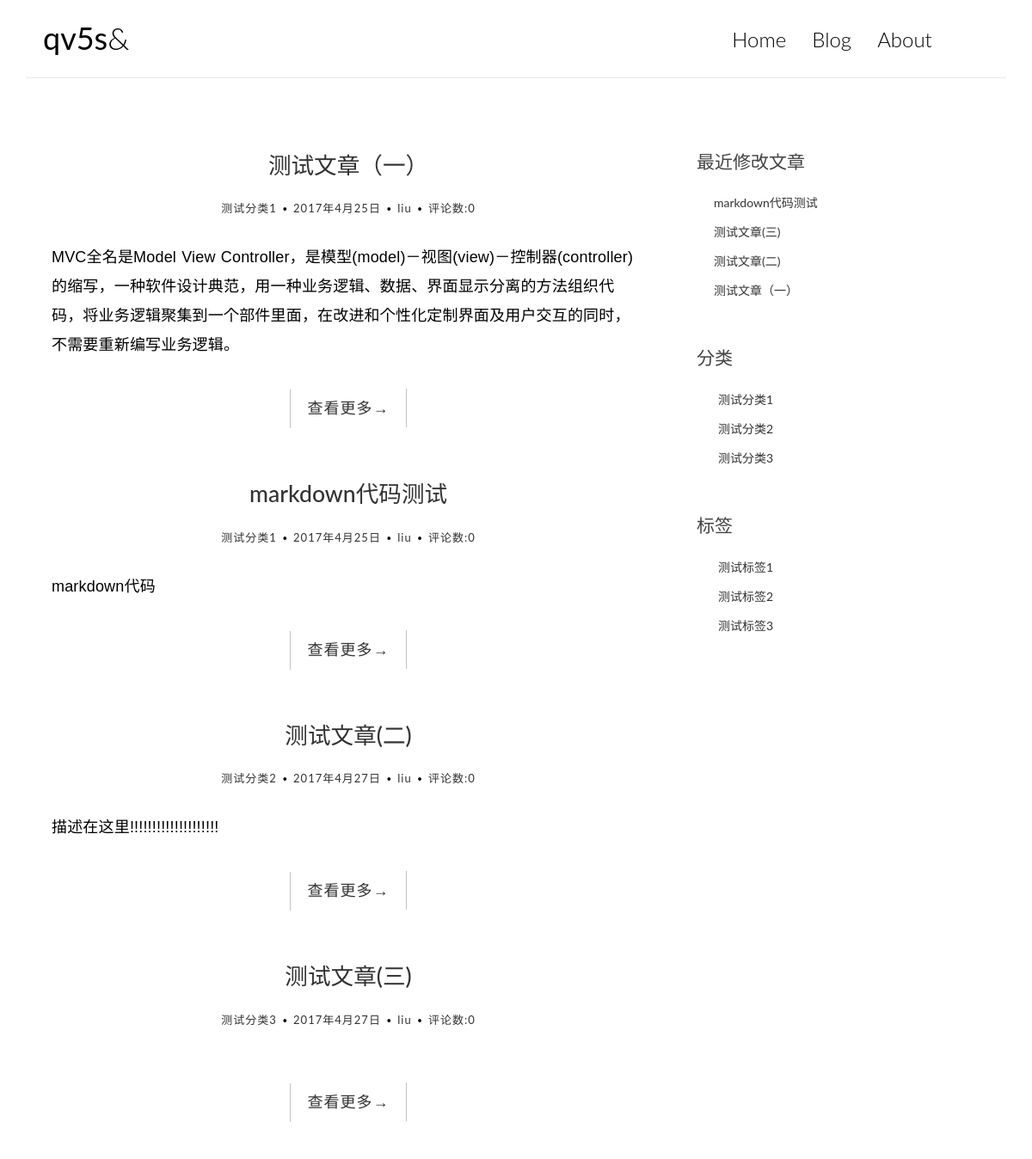
The page / on the database its author committed.
### blog/models.py (models this page shows, shortened)
class Post(models.Model):
    title=models.CharField(max_length=70)
    body=models.TextField()
    create_time=models.DateTimeField('创建时间',auto_now_add=True)
    modified_time=models.DateTimeField('修改时间',auto_now=True)
    excerpt = models.CharField(max_length=200,blank=True)
    category = models.ForeignKey(Category)
    tags = models.ManyToManyField(Tag,blank=True)
    author = models.ForeignKey(User)

class Category(models.Model):
    name=models.CharField(max_length=100)

class Tag(models.Model):
    name=models.CharField(max_length=100)

### blog/views.py (the view)
# urls.py: 2. Add a URL to urlpatterns:  url(r'^$', views.home, name='home')
def home(request):
    post_list=Post.objects.all()
    tag_list=Tag.objects.all()[:5]
    category_list=Category.objects.all()[:5]
    post_time=post_list.order_by('-modified_time')
    return render(request,'index.html',context={'post_list':post_list,'tag_list':tag_list,'category_list':category_list,'post_time':post_time})

### blog/templates/index.html
{% extends 'base.html' %}
{% block body %}
{% for post in post_list %}
<article class="post post-1">
	<header class="entry-header">
		<h1 class="entry-title">
			<a href="{% url 'post'  forloop.counter %}">{{ post.title }}</a>
		</h1>
		<div class="entry-meta">
			<span class="post-category"><a href="#">{{ post.category.name }}</a></span>
			<span class="post-date"><a href="#"><time class="entry-date" datetime="{{ post.create_time }}">{{ post.create_time.year }}年{{ post.create_time.month }}月{{ post.create_time.day }}日</time></a></span>
			<span class="post-author"><a href="#">{{ post.author }}</a></span>
			<span class="comments-link"><a href="#">评论数:0</a></span>
		</div>
	</header>
	<div class="entry-content clearfix">
		<p>{{ post.excerpt }}</p>
		<div class="read-more cl-effect-14">
			<a href="{% url 'post'  forloop.counter  %}" class="more-link">查看更多<span class="meta-nav">→</span></a>
		</div>
	</div>
</article>
                        {% endfor %}
{% endblock %}

### blog/templates/base.html (shortened to what this page needs)
<!DOCTYPE html>
{% load staticfiles %}
<html lang="en">
<head>
    <link rel="stylesheet" href="{% static 'blog/css/bootstrap.min.css' %}" />
    <link rel="stylesheet" href="{% static 'blog/css/pace.css' %}" />
    <link rel="stylesheet" href="{% static 'blog/css/custom.css' %}" />
    <link rel="stylesheet" href="{% static 'blog/css/friendly.css' %}" />
</head>
<body>
<div class="container">
			<header id="site-header">
				<div class="row">
					<div class="col-md-4 col-sm-5 col-xs-8">
						<div class="logo">
							<h1><a href="/"><b>qv5s</b>&</a></h1>
						</div>
					</div>
					<div class="col-md-8 col-sm-7 col-xs-4">
						<nav class="main-nav" role="navigation">
							<div class="collapse navbar-collapse" id="bs-example-navbar-collapse-1">
  								<ul class="nav navbar-nav navbar-right">
    								<li class="cl-effect-11"><a href="/" data-hover="Home">Home</a></li>
    								<li class="cl-effect-11"><a href="/" data-hover="Blog">Blog</a></li>
    								<li class="cl-effect-11"><a href="/" data-hover="About">About</a></li>
  								</ul>
							</div>
						</nav>
					</div>
				</div>
                </header>
    </div>
<div class="content-body">
			<div class="container">
				<div class="row">
					<main class="col-md-8">
{% block body %}{% endblock %}
                        </main>
					<aside class="col-md-4">
						<div class="widget widget-recent-posts">
							<h3 class="widget-title">最近修改文章</h3>
							<ul>
                                {% for post in post_time %}
								<li>
									<a href="{%  url 'post'  forloop.counter %}">{{ post.title }}</a>
								</li>
								{% endfor %}
							</ul>
						</div>
						<div class="widget widget-archives">
							<h3 class="widget-title">分类</h3>
							<ul>
                                {% for category in category_list %}
								<li>
									<a href="{% url 'search' %}?c={{ category.name }}">{{ category.name }}</a>
								</li>
								{% endfor %}
							</ul>
						</div>
						<div class="widget widget-category">
							<h3 class="widget-title">标签</h3>
							<ul>
                                {% for tag in tag_list %}
								<li>
									<a href="{% url 'search' %}?t={{ tag.name }}">{{ tag.name }}</a>
								</li>
								{% endfor %}
							</ul>
						</div>
					</aside>
				</div>
			</div>
		</div>
</body>
</html>

### blog/static/blog/css/custom.css (style rules this page uses)
* { outline: none; }
h1, h2, h3, h4, h5, h6 { margin-top: 0; }
b { font-weight: 400; }
a { color: #333; }
body { color: #444; font-family: 'Lato', sans-serif; }
p { font-family: 'Ubuntu', sans-serif; font-weight: 400; word-spacing: 1px; letter-spacing: 0.01em; }
#site-header { background-color: #FFF; padding: 25px 20px; margin-bottom: 40px; border-bottom: 1px solid #e7e7e7; }
.logo h1 a { color: #000; }
.logo h1 { margin: 0; font-family: 'Lato', sans-serif; font-weight: 300; }
.main-nav { margin-top: 11px; max-width: 95%; }
.main-nav a { color: #000000 !important; padding: 0 0 5px 0 !important; margin-right: 30px; font-family: 'Lato', sans-serif; font-weight: 300; font-size: 24px; }
.cl-effect-11 a { padding: 10px 0; color: #0972b4; text-shadow: none; }
.cl-effect-11 a::before { position: absolute; top: 0; left: 0; overflow: hidden; padding: 0 0 5px 0 !important; max-width: 0; border-bottom: 1px solid #000; color: #000; content: attr(data-hover); -webkit-transition: max-width 0.5s; -moz-transition: max-width 0.5s; transition: max-width 0.5s; }
.content-body { padding-bottom: 4em; }
.post, .comment-area { background: #fff; padding: 30px 30px 0; }
.entry-title { text-align: center; font-size: 1.9em; margin-bottom: 20px; line-height: 1.6; padding: 10px 20px 0; }
.entry-meta { text-align: center; color: #DDDDDD; font-size: 13px; letter-spacing: 1px; margin-bottom: 30px; }
.entry-content { font-size: 18px; line-height: 1.9; font-weight: 300; color: #000; }
.post-category, .post-date, .post-author { position: relative; padding-right: 15px; }
.post-category::after, .post-date::after, .post-author::after { position: absolute; content: '.'; color: #000; font-size: 30px; top: -22px; right: 1px; }
.read-more { font-family: 'Ubuntu', sans-serif; font-weight: 400; word-spacing: 1px; letter-spacing: 0.01em; text-align: center; margin-top: 20px; }
.cl-effect-14 a { padding: 0 20px; height: 45px; line-height: 45px; position: relative; display: inline-block; margin: 15px 25px; letter-spacing: 1px; font-weight: 400; text-shadow: 0 0 1px rgba(255,255,255,0.3); }
.cl-effect-14 a::before, .cl-effect-14 a::after { position: absolute; width: 45px; height: 1px; background: #C3C3C3; content: ''; -webkit-transition: all 0.3s; -moz-transition: all 0.3s; transition: all 0.3s; pointer-events: none; }
.cl-effect-14 a::before { top: 0; left: 0; -webkit-transform: rotate(90deg); -moz-transform: rotate(90deg); transform: rotate(90deg); -webkit-transform-origin: 0 0; -moz-transform-origin: 0 0; transform-origin: 0 0; }
.cl-effect-14 a::after { right: 0; bottom: 0; -webkit-transform: rotate(90deg); -moz-transform: rotate(90deg); transform: rotate(90deg); -webkit-transform-origin: 100% 0; -moz-transform-origin: 100% 0; transform-origin: 100% 0; }
.widget { background: #fff; padding: 30px 0 0; }
.widget-title { font-size: 1.5em; margin-bottom: 20px; line-height: 1.6; padding: 10px 0 0; font-weight: 400; }
.widget-recent-posts ul { padding: 0; margin: 0; padding-left: 20px; }
.widget-recent-posts ul li { list-style-type: none; position: relative; line-height: 170%; margin-bottom: 10px; }
.widget-recent-posts ul li::before { content: '\f3d3'; font-family: "Ionicons"; position: absolute; left: -17px; top: 3px; font-size: 16px; color: #000; }
.widget-archives ul { padding: 0; margin: 0; padding-left: 25px; }
.widget-archives ul li { list-style-type: none; position: relative; line-height: 170%; margin-bottom: 10px; }
.widget-archives ul li::before { content: '\f3f3'; font-family: "Ionicons"; position: absolute; left: -25px; top: 1px; font-size: 16px; color: #000; }
.widget-category ul { padding: 0; margin: 0; padding-left: 25px; }
.widget-category ul li { list-style-type: none; position: relative; line-height: 170%; margin-bottom: 10px; }
.widget-category ul li::before { content: '\f3fe'; font-family: "Ionicons"; position: absolute; left: -25px; top: 1px; font-size: 18px; color: #000; }

### rows shown on the page
Post: title "测试文章（一）", category.name "测试分类1", create_time.year "2017", create_time.month "4", create_time.day "25", author "liu", excerpt "MVC全名是Model View Controller，是模型(model)－视图(view)－控制器(controller)的缩写，一种软件设计典范，用一种业务逻辑、数据、界面显示分离的方法组织代码，将业务逻辑聚集到一个部件里面，在改进和个性化定制界面及用户交互的同时，不需要重新编写业务逻辑。"
Post: title "markdown代码测试", category.name "测试分类1", create_time.year "2017", create_time.month "4", create_time.day "25", author "liu", excerpt "markdown代码"
Post: title "测试文章(二)", category.name "测试分类2", create_time.year "2017", create_time.month "4", create_time.day "27", author "liu", excerpt "描述在这里!!!!!!!!!!!!!!!!!!!!"
Post: title "测试文章(三)", category.name "测试分类3", create_time.year "2017", create_time.month "4", create_time.day "27", author "liu"
Category: name "测试分类1"
Category: name "测试分类2"
Category: name "测试分类3"
Tag: name "测试标签1"
Tag: name "测试标签2"
Tag: name "测试标签3"
